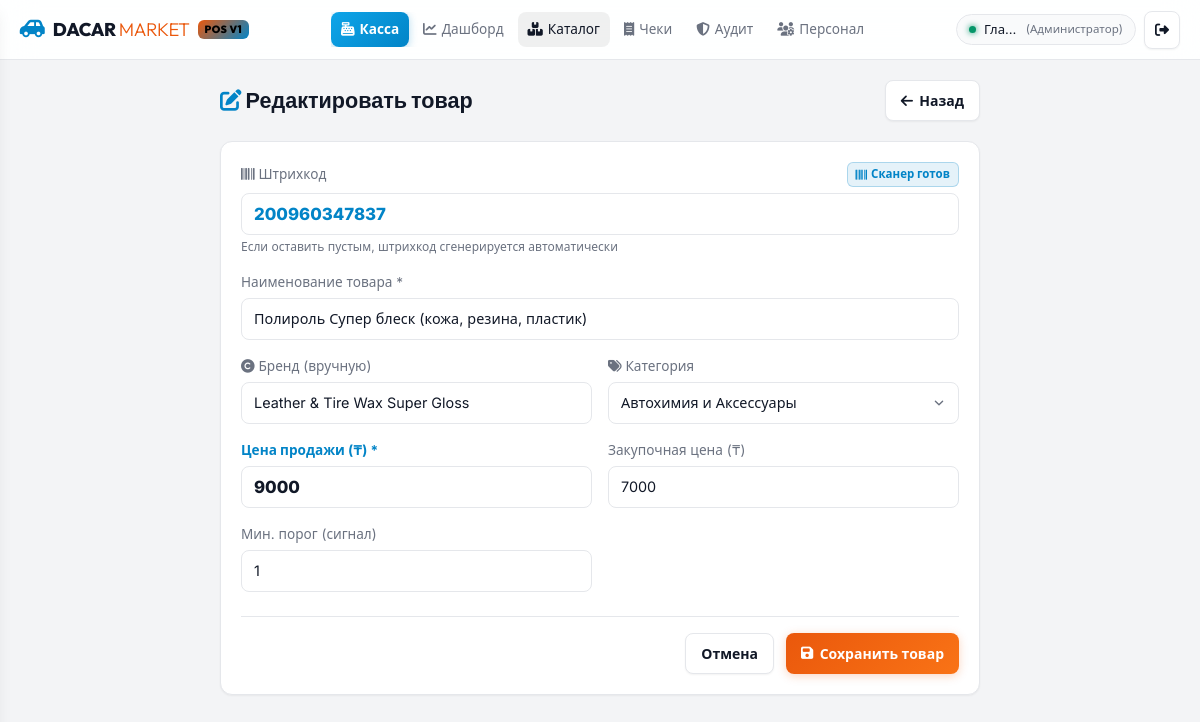
Page /catalog/21/edit/ (signed in) on the committed database.
### users/models.py (models this page shows, shortened)
class User(AbstractUser):
    class Role(models.TextChoices):
        ADMIN = 'ADMIN', 'Администратор'
        CASHIER = 'CASHIER', 'Кассир'
    role = models.CharField(
        max_length=20,
        choices=Role.choices,
        default=Role.CASHIER,
        verbose_name="Роль"
    )
    phone = models.CharField(max_length=30, blank=True, null=True, verbose_name="Телефон")
    class Meta:
        verbose_name = "Пользователь"
        verbose_name_plural = "Пользователи"
    @property
    def is_admin_user(self):
        return self.role == self.Role.ADMIN or self.is_superuser

### catalog/models.py (models this page shows, shortened)
class Product(models.Model):
    UNIT_CHOICES = [
        ('шт', 'штук (шт)'),
        ('л', 'литров (л)'),
        ('мл', 'миллилитров (мл)'),
        ('кг', 'килограмм (кг)'),
        ('компл', 'комплект (компл)'),
    ]
    name = models.CharField(max_length=255, verbose_name="Наименование товара")
    sku = models.CharField(max_length=50, unique=True, blank=True, db_index=True, verbose_name="Артикул")
    barcode = models.CharField(max_length=50, unique=True, blank=True, db_index=True, verbose_name="Штрихкод")
    category = models.ForeignKey(Category, on_delete=models.SET_NULL, null=True, blank=True, related_name='products', verbose_name="Категория")
    brand = models.ForeignKey(Brand, on_delete=models.SET_NULL, null=True, blank=True, related_name='products', verbose_name="Бренд")
    purchase_price = models.DecimalField(max_digits=12, decimal_places=2, default=Decimal('0.00'), verbose_name="Закупочная цена (₸)")
    retail_price = models.DecimalField(max_digits=12, decimal_places=2, default=Decimal('0.00'), verbose_name="Розничная цена (₸)")
    unit = models.CharField(max_length=20, choices=UNIT_CHOICES, default='шт', verbose_name="Единица измерения")
    stock_qty = models.DecimalField(max_digits=12, decimal_places=3, default=Decimal('0.000'), verbose_name="Остаток на складе")
    min_stock_alert = models.DecimalField(max_digits=12, decimal_places=3, default=Decimal('5.000'), verbose_name="Минимальный остаток (Сигнал)")
    is_active = models.BooleanField(default=True, verbose_name="Активен")
    created_at = models.DateTimeField(auto_now_add=True, verbose_name="Дата создания")
    updated_at = models.DateTimeField(auto_now=True, verbose_name="Дата обновления")
    class Meta:
        verbose_name = "Товар"
        verbose_name_plural = "Товары"
        ordering = ['name']

class Brand(models.Model):
    name = models.CharField(max_length=100, verbose_name="Бренд")
    slug = models.SlugField(max_length=100, unique=True, verbose_name="Слаг")
    country = models.CharField(max_length=50, blank=True, verbose_name="Страна")
    class Meta:
        verbose_name = "Бренд"
        verbose_name_plural = "Бренды"
        ordering = ['name']

class Category(models.Model):
    name = models.CharField(max_length=100, verbose_name="Название категории")
    slug = models.SlugField(max_length=100, unique=True, verbose_name="Слаг")
    icon = models.CharField(max_length=50, default="fa-tags", help_text="FontAwesome иконка", verbose_name="Иконка")
    description = models.TextField(blank=True, verbose_name="Описание")
    class Meta:
        verbose_name = "Категория"
        verbose_name_plural = "Категории"
        ordering = ['name']

### catalog/views.py (the view, shortened to what this page needs)
# urls.py: path('<int:pk>/edit/', views.product_edit_view, name='product_edit'),
@login_required
def product_edit_view(request, pk):
    if not request.user.is_admin_user:
        messages.error(request, 'Редактирование товаров доступно исключительно Администратору.')
        return redirect('product_list')
    product = get_object_or_404(Product, pk=pk)
    categories = Category.objects.all()
    brands = Brand.objects.all()
    return render(request, 'catalog/product_form.html', {
        'product': product,
        'categories': categories,
        'brands': brands,
        'units': Product.UNIT_CHOICES
    })

### config/context_processors.py (called while the page is built)
def dacar_context(request):
    return {
        'SHOP_NAME': 'DACAR Детейлинг Маркет',
        'SHOP_TAGLINE': '',
        'SHOP_PHONE': '+7 (706) 806-66-36',
        'SHOP_ADDRESS': 'г. Актобе, ул. Алтын Орда 19д',
        'ALLOW_REGISTRATION': getattr(settings, 'ALLOW_REGISTRATION', True),
    }

### templates/catalog/product_form.html (shortened to what this page needs)
{% extends 'base.html' %}
{% block content %}
<div style="max-width: 760px; margin: 0 auto;">
    <div class="form-page-header">
        <h1>
            {% if product %}<i class="fa-solid fa-pen-to-square" style="color: var(--accent-cyan);"></i> Редактировать товар{% else %}<i class="fa-solid fa-plus-circle" style="color: var(--accent-orange);"></i> Новый товар{% endif %}
        </h1>
        <a href="{% url 'product_list' %}" class="btn btn-secondary"><i class="fa-solid fa-arrow-left"></i> Назад</a>
    </div>
    <div class="dacar-card">
        <form method="POST" id="productForm">
            <div class="product-form-grid">
                <div class="full-width">
                    <label style="display: flex; justify-content: space-between; align-items: center; font-size: 0.85rem; color: var(--text-muted); margin-bottom: 0.35rem; flex-wrap: wrap; gap: 0.35rem;">
                        <span><i class="fa-solid fa-barcode"></i> Штрихкод</span>
                        <span id="barcodeScannerBadge" class="badge badge-cyan"><i class="fa-solid fa-barcode"></i> Сканер готов</span>
                    </label>
                    <input type="text" name="barcode" id="productBarcode" class="form-control" style="font-weight: 800; font-size: 1.05rem; color: var(--accent-cyan);" value="{% if initial_barcode %}{{ initial_barcode }}{% elif product %}{{ product.barcode }}{% endif %}" placeholder="Отсканируйте или введите штрихкод..." inputmode="text" autocomplete="off" {% if not product and not initial_barcode %}autofocus{% endif %}>
                    <small style="color: var(--text-muted); font-size: 0.75rem; margin-top: 3px; display: block;">Если оставить пустым, штрихкод сгенерируется автоматически</small>
                </div>
                <div class="full-width">
                    <label style="display: block; font-size: 0.85rem; color: var(--text-muted); margin-bottom: 0.35rem;">Наименование товара *</label>
                    <input type="text" name="name" id="productName" class="form-control" required value="{{ product.name|default:'' }}" placeholder="Например: Шампунь Detail Nano 1 л" autocomplete="off" {% if initial_barcode %}autofocus{% endif %}>
                </div>
                <div>
                    <label style="display: block; font-size: 0.85rem; color: var(--text-muted); margin-bottom: 0.35rem;">
                        <i class="fa-solid fa-copyright"></i> Бренд (вручную)
                    </label>
                    <input type="text" name="brand" id="productBrand" list="brandsList" class="form-control" placeholder="Например: Detail, Grass, Koch, Soft99..." value="{% if product and product.brand %}{{ product.brand.name }}{% endif %}" autocomplete="off">
                </div>
                <div>
                    <label style="display: block; font-size: 0.85rem; color: var(--text-muted); margin-bottom: 0.35rem;">
                        <i class="fa-solid fa-tags"></i> Категория
                    </label>
                    <select name="category" id="productCategorySelect" class="form-control" onchange="handleCategoryChange(this)">
                        {% for cat in categories %}
                        <option value="{{ cat.id }}" {% if product and product.category_id == cat.id %}selected{% endif %}>{{ cat.name }}</option>
                        {% endfor %}
                    </select>
                </div>
                <div>
                    <label style="display: block; font-size: 0.85rem; color: var(--accent-cyan); font-weight: 700; margin-bottom: 0.35rem;">Цена продажи (₸) *</label>
                    <input type="number" step="1" name="retail_price" inputmode="numeric" class="form-control" style="font-weight: 800; font-size: 1.05rem;" required value="{% if product %}{{ product.retail_price|floatformat:0 }}{% endif %}" placeholder="например: 4500">
                </div>
                <div>
                    <label style="display: block; font-size: 0.85rem; color: var(--text-muted); margin-bottom: 0.35rem;">Закупочная цена (₸)</label>
                    <input type="number" step="1" name="purchase_price" inputmode="numeric" class="form-control" value="{% if product %}{{ product.purchase_price|floatformat:0 }}{% else %}0{% endif %}" placeholder="0">
                </div>
                <div>
                    <label style="display: block; font-size: 0.85rem; color: var(--text-muted); margin-bottom: 0.35rem;">Мин. порог (сигнал)</label>
                    <input type="number" step="1" name="min_stock_alert" inputmode="numeric" class="form-control" value="{% if product %}{{ product.min_stock_alert|floatformat:0 }}{% else %}5{% endif %}" placeholder="5">
                </div>
            </div>
            <div class="form-actions">
                <a href="{% url 'product_list' %}" class="btn btn-secondary">Отмена</a>
                <button type="submit" class="btn btn-primary" style="min-width: 160px;"><i class="fa-solid fa-floppy-disk"></i> Сохранить товар</button>
            </div>
        </form>
    </div>
</div>
{% endblock %}

### templates/base.html (shortened to what this page needs)
{% load static %}
<!DOCTYPE html>
<html lang="ru">
<head>
    <link rel="stylesheet" href="https://cdnjs.cloudflare.com/ajax/libs/font-awesome/6.4.0/css/all.min.css">
</head>
<body>
    {% if user.is_authenticated %}
    <header class="header-nav" role="banner">
        <a href="{% url 'dashboard' %}" class="brand-logo">
            <i class="fa-solid fa-car-side" style="color: var(--accent-cyan); font-size: 1.25rem; transform: scaleX(-1);"></i>
            <span>DACAR <span style="color: var(--accent-orange); font-weight: 300;">MARKET</span></span>
            <span class="brand-badge">POS v1</span>
        </a>
        <nav aria-label="Основная навигация">
            <ul class="nav-links">
                <li><a href="{% url 'pos' %}" class="nav-link pos-btn"><i class="fa-solid fa-cash-register"></i> Касса</a></li>
                {% if user.is_admin_user %}
                <li><a href="{% url 'dashboard' %}" class="nav-link {% if request.resolver_match.url_name == 'dashboard' %}active{% endif %}"><i class="fa-solid fa-chart-line"></i> Дашборд</a></li>
                <li><a href="{% url 'product_list' %}" class="nav-link {% if 'catalog' in request.path %}active{% endif %}"><i class="fa-solid fa-boxes-stacked"></i> Каталог</a></li>
                <li><a href="{% url 'sales_orders_list' %}" class="nav-link {% if 'orders' in request.path %}active{% endif %}"><i class="fa-solid fa-receipt"></i> Чеки</a></li>
                <li><a href="{% url 'audit_log' %}" class="nav-link {% if 'audit-log' in request.path %}active{% endif %}"><i class="fa-solid fa-shield-halved"></i> Аудит</a></li>
                <li><a href="{% url 'users_list' %}" class="nav-link {% if 'staff' in request.path %}active{% endif %}"><i class="fa-solid fa-users-gear"></i> Персонал</a></li>
                {% else %}
                <li><a href="{% url 'sales_orders_list' %}" class="nav-link {% if 'orders' in request.path %}active{% endif %}"><i class="fa-solid fa-receipt"></i> Мои чеки</a></li>
                {% endif %}
            </ul>
        </nav>
        <div class="user-menu">
            <div class="user-badge">
                <span class="status-dot"></span>
                <span class="user-name">{{ user.first_name|default:user.username }}</span>
                <span class="user-role" style="color: var(--text-muted); font-size: 0.72rem;">({{ user.get_role_display }})</span>
            </div>
            <a href="{% url 'logout' %}" class="btn btn-secondary" style="padding: 8px 10px;" title="Выйти из системы" aria-label="Выйти из системы">
                <i class="fa-solid fa-right-from-bracket"></i>
            </a>
        </div>
    </header>
    {% endif %}
    <main class="main-container" id="mainContent" role="main">
        {% block content %}{% endblock %}
    </main>
</body>
</html>

### templates/catalog/product_form.html (style rules this page uses)
.product-form-grid { display: grid; grid-template-columns: 1fr 1fr; gap: 1rem; margin-bottom: 1rem; }
.product-form-grid .full-width { grid-column: 1 / -1; }
.form-page-header { display: flex; justify-content: space-between; align-items: center; margin-bottom: 1.25rem; flex-wrap: wrap; gap: 0.75rem; }
.form-page-header h1 { font-size: 1.35rem; font-weight: 800; font-family: 'Outfit', sans-serif; }
.form-actions { display: flex; gap: 0.75rem; justify-content: flex-end; margin-top: 1.5rem; border-top: 1px solid var(--card-border); padding-top: 1rem; flex-wrap: wrap; }

### rows in the picture
User: first_name "Гла…", role "Администратор"
Product: barcode "200960347837", name "Полироль Супер блеск (кожа, резина, пластик)", brand "Leather & Tire Wax Super Gloss", category "Автохимия и Аксессуары", retail_price "9000", purchase_price "7000", min_stock_alert "1"
